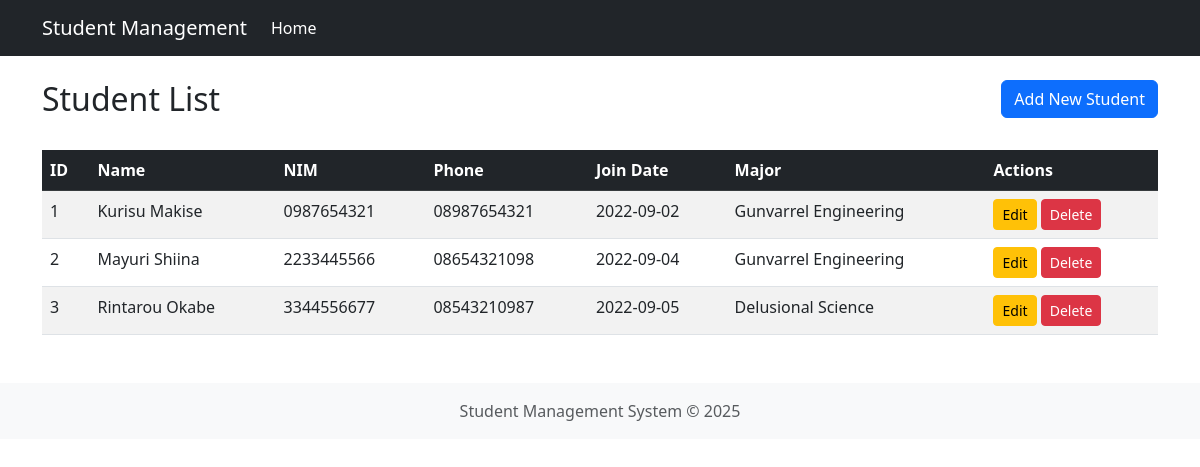
/views/students/student.view.php, run on the app's committed database.
### tables this page shows
CREATE TABLE students (
    id INT AUTO_INCREMENT PRIMARY KEY,
    name VARCHAR(255) NOT NULL,
    nim VARCHAR(50) NOT NULL UNIQUE, 
    phone VARCHAR(20) NOT NULL,
    join_date DATE NOT NULL,
    major_id INT,
    created_at TIMESTAMP DEFAULT CURRENT_TIMESTAMP,
    updated_at TIMESTAMP DEFAULT CURRENT_TIMESTAMP ON UPDATE CURRENT_TIMESTAMP,
    FOREIGN KEY (major_id) REFERENCES majors(major_id) ON DELETE RESTRICT ON UPDATE CASCADE
);

### src/config/connection.php (called while the page is built, shortened)
<?php
class Database {
    private $host = "localhost";
    private $username = "root";
    private $password = "";
    private $dbname = "tp_mvc";
    public function __construct() {
        try{
            $this->conn = new PDO("mysql:host=$this->host;dbname=$this->dbname", $this->username, $this->password);
        }
        catch(PDOException $e){
            echo "Connection failed: " . $e->getMessage();
        }
    }
}
?>

### src/controllers/Student.controller.php (called while the page is built, shortened)
<?php
include_once(__DIR__ . "/../config/connection.php");
include_once(__DIR__ . "/../models/Student.class.php");
class StudentController{
    private $db;
    public function __construct(){
        $this->db = new Database();
    }
    public function getAllStudents(){
        try{
            $query = "SELECT s.*, m.major_name FROM students s
                      LEFT JOIN majors m ON s.major_id = m.major_id";
            $stmt = $this->db->conn->prepare($query);
            $stmt->execute();
            $students = array();
            while($row = $stmt->fetch(PDO::FETCH_ASSOC)){
                $student = new Student(
                    $row['id'],
                    $row['name'],
                    $row['nim'],
                    $row['phone'],
                    $row['join_date'],
                    $row['major_id'],
                    $row['created_at'],
                    $row['updated_at']
                );
                $students[] = [
                    'student' => $student,
                    'major_name' => $row['major_name']
                ];
            }
            return $students;
        }
        catch(PDOException $e){
            echo "Error: " . $e->getMessage();
            return [];
        }
    }
}
?>

### src/models/Student.class.php (called while the page is built, shortened)
<?php
class Student{
    private $id;
    private $name;
    private $nim;
    private $phone;
    private $join_date;
    public function __construct($id = "", $name = "", $nim = "", $phone = "", $join_date = "", $major_id = "", $created_at = "", $updated_at = ""){
        $this->id = $id;
        $this->name = $name;
        $this->nim = $nim;
        $this->phone = $phone;
        $this->join_date = $join_date;
    }
    public function getId(){
        return $this->id;
    }
    public function getName(){
        return $this->name;
    }
    public function getNim(){
        return $this->nim;
    }
    public function getPhone(){
        return $this->phone;
    }
    public function getJoinDate(){
        return $this->join_date;
    }
}
?>

### src/views/students/student.view.php (the view, shortened to what this page needs)
<?php
require_once(__DIR__ . "/../../config/connection.php");
require_once(__DIR__ . "/../../controllers/Student.controller.php");
$studentController = new StudentController();
$studentData = $studentController->getAllStudents();
include(__DIR__."/../../views/templates/header.view.php");
?>
<div class="row mb-4">
    <div class="col-md-6">
        <h2>Student List</h2>
    </div>
    <div class="col-md-6 text-end">
        <a href="create.view.php" class="btn btn-primary">Add New Student</a>
    </div>
</div>
<table class="table table-striped table-hover">
    <thead class="table-dark">
        <tr>
            <th>ID</th>
            <th>Name</th>
            <th>NIM</th>
            <th>Phone</th>
            <th>Join Date</th>
            <th>Major</th>
            <th>Actions</th>
        </tr>
    </thead>
    <tbody>
        <?php
        if(!empty($studentData)){
            foreach($studentData as $data){
                $student = $data['student'];
                echo "<tr>
                        <td>{$student->getId()}</td>
                        <td>{$student->getName()}</td>
                        <td>{$student->getNim()}</td>
                        <td>{$student->getPhone()}</td>
                        <td>{$student->getJoinDate()}</td>
                        <td>{$data['major_name']}</td>
                        <td>
                            <a href='edit.view.php?id={$student->getId()}' class='btn btn-sm btn-warning'>Edit</a>
                            <a href='delete.view.php?id={$student->getId()}' class='btn btn-sm btn-danger'
                               onclick='return confirm(\"Are you sure you want to delete this student?\");'>Delete</a>
                        </td>
                      </tr>";
            }
        }
        else{
            echo "<tr><td colspan='7' class='text-center'>No students found</td></tr>";
        }
        ?>
    </tbody>
</table>
<?php
include("../../views/templates/footer.view.php");
?>

### data on the page
students: id "1", name "Kurisu Makise", nim "0987654321", phone "08987654321", join_date "2022-09-02", major_name "Gunvarrel Engineering"
students: id "2", name "Mayuri Shiina", nim "2233445566", phone "08654321098", join_date "2022-09-04", major_name "Gunvarrel Engineering"
students: id "3", name "Rintarou Okabe", nim "3344556677", phone "08543210987", join_date "2022-09-05", major_name "Delusional Science"
